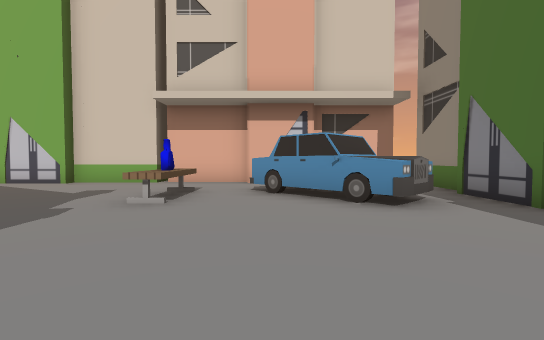
[1] (above)

16 first-person views from a walk through a Unity game level. The camera is 1.3 m above the floor, tilts 2° down and sees 85° across. The floor is counted in squares, 2 m on a side. Each view is taken from the middle of a square. On the plan, view 1 faces up. The plan holds only what a view shows up to about 9 squares ahead; the rest is blank. The place goes on beyond the plan. The player is left out.

[2]
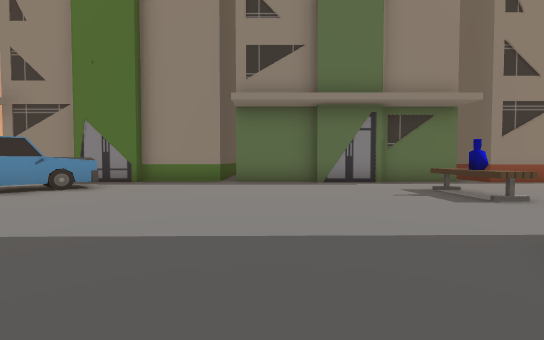

[3]
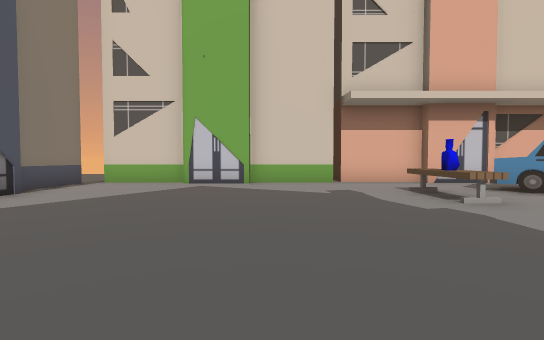

[4]
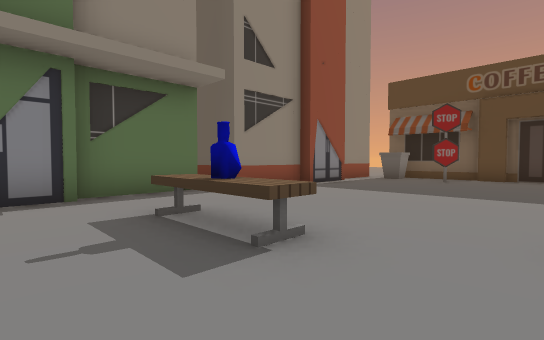

[5]
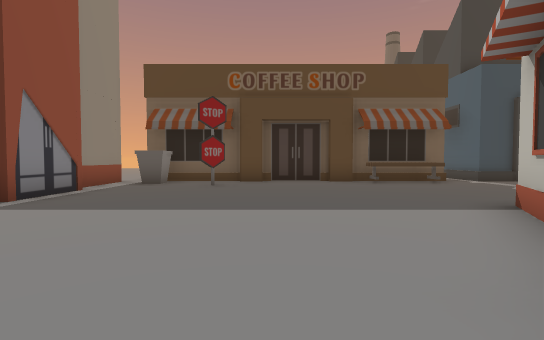

[6]
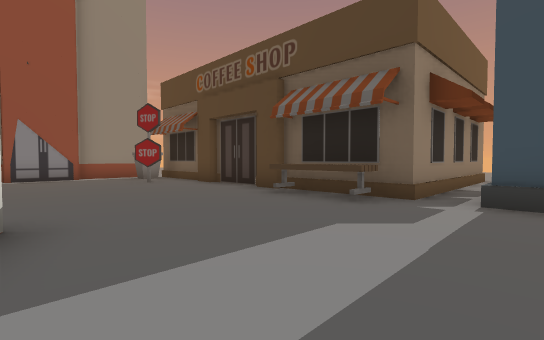

[7]
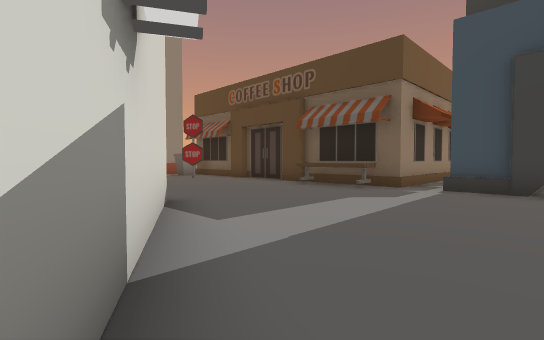

[8]
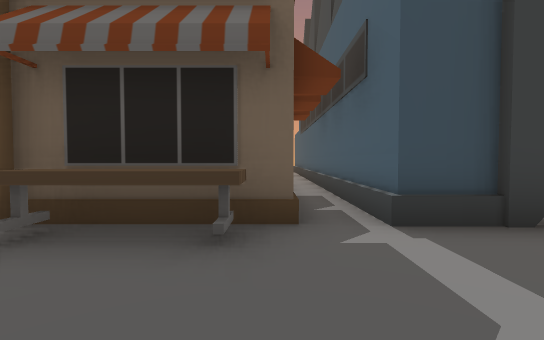

[9]
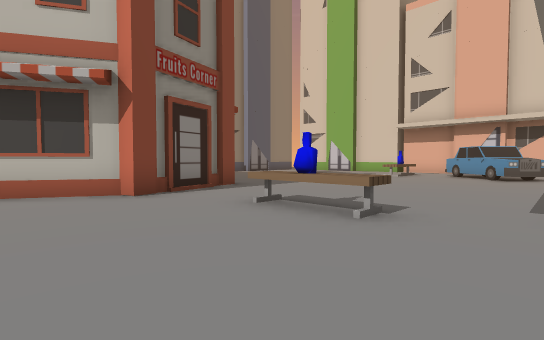

[10]
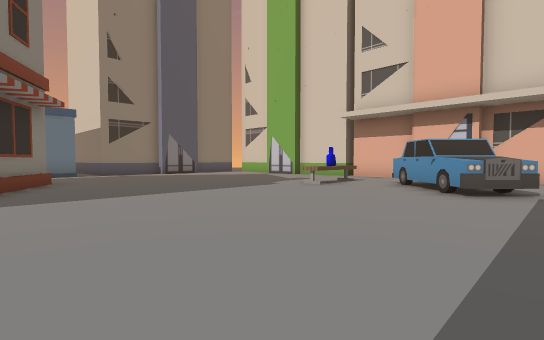

[11]
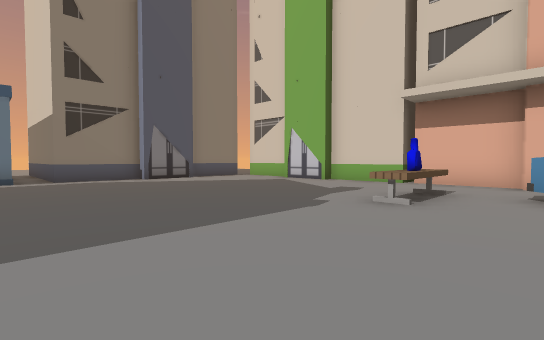

[12]
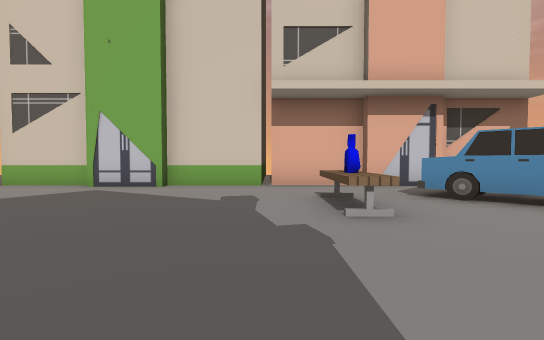

[13]
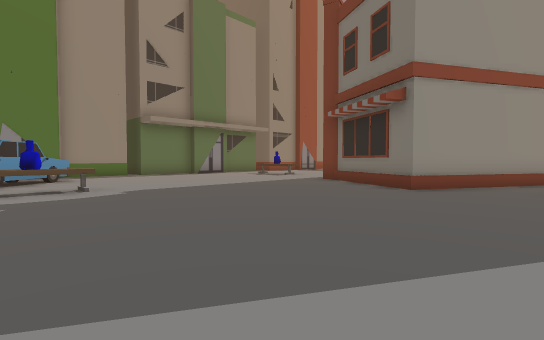

[14]
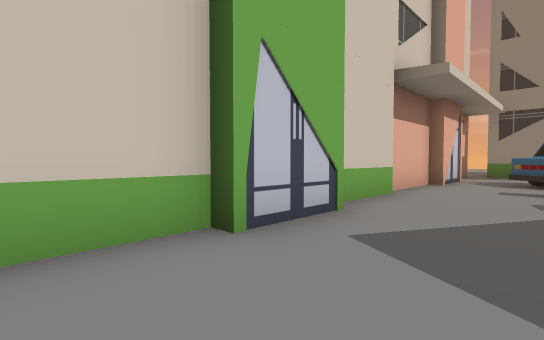

[15]
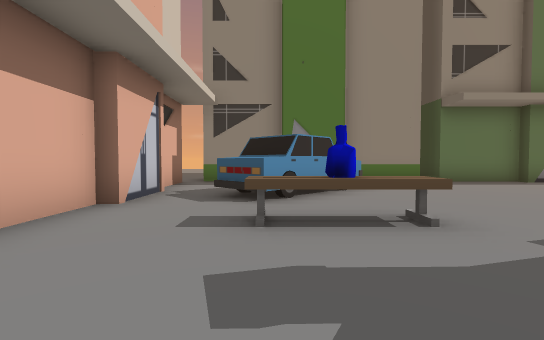

[16]
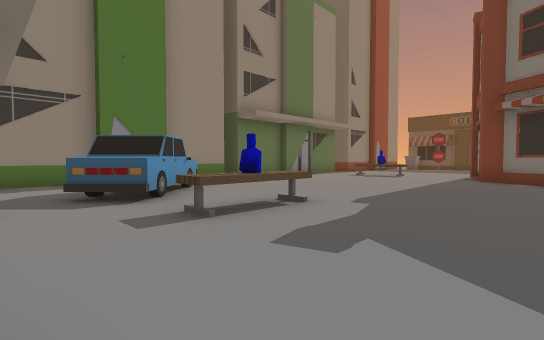

### Floor plan
Key: @ floor where view 1 was taken; # wall or solid block; . floor; B building; E bench; C car; T bottle; O other object.
Columns run from 9 left of view 1 to 5 right of it. Each row starts with its distance up from view 1.
  9 BBBBBBBBBBBBB
  8 ..BB.........B
  7 .........C...B
  6 .......E.CC..B
  5 .......T..CC.B
  4 ...........C.B
  3 .............B
  2 .............B
  1 .............B
  0 .........@...B
 -1 ...#.........B
 -2 ..# ##.......B
 -3 .#   ##......B
 -4  #    #..TE..B
 -5       #......B
 -6 .##  #........
 -7 ...# #.......BB
 -8 ....#........B
 -9 ............B
-10 ............B
-11 ..........O..B
-12 ....E....OOO.B
-13 BB.#########.
-14  B.#
-15  B.#
-16  B.#
-17  B.#
-18  B.#
-19  B.

Where each view was taken, in squares from view 1:
view 1: 0 up, 0 right, facing up
view 2: 0 up, 5 left, facing right
view 3: 0 up, 5 left, facing up
view 4: 2 down, 2 left, facing down-right
view 5: 4 down, 1 left, facing down
view 6: 8 down, 8 left, facing down-right
view 7: 6 down, 9 left, facing down-right
view 8: 10 down, 6 left, facing down
view 9: 7 down, 3 right, facing up-left
view 10: 2 down, 3 right, facing up-left
view 11: 0 up, 0 right, facing up-left
view 12: 1 up, 3 left, facing up
view 13: 6 up, 9 left, facing down-right
view 14: 6 up, 9 left, facing up-right
view 15: 6 up, 5 left, facing right
view 16: 8 up, 5 left, facing down-right
